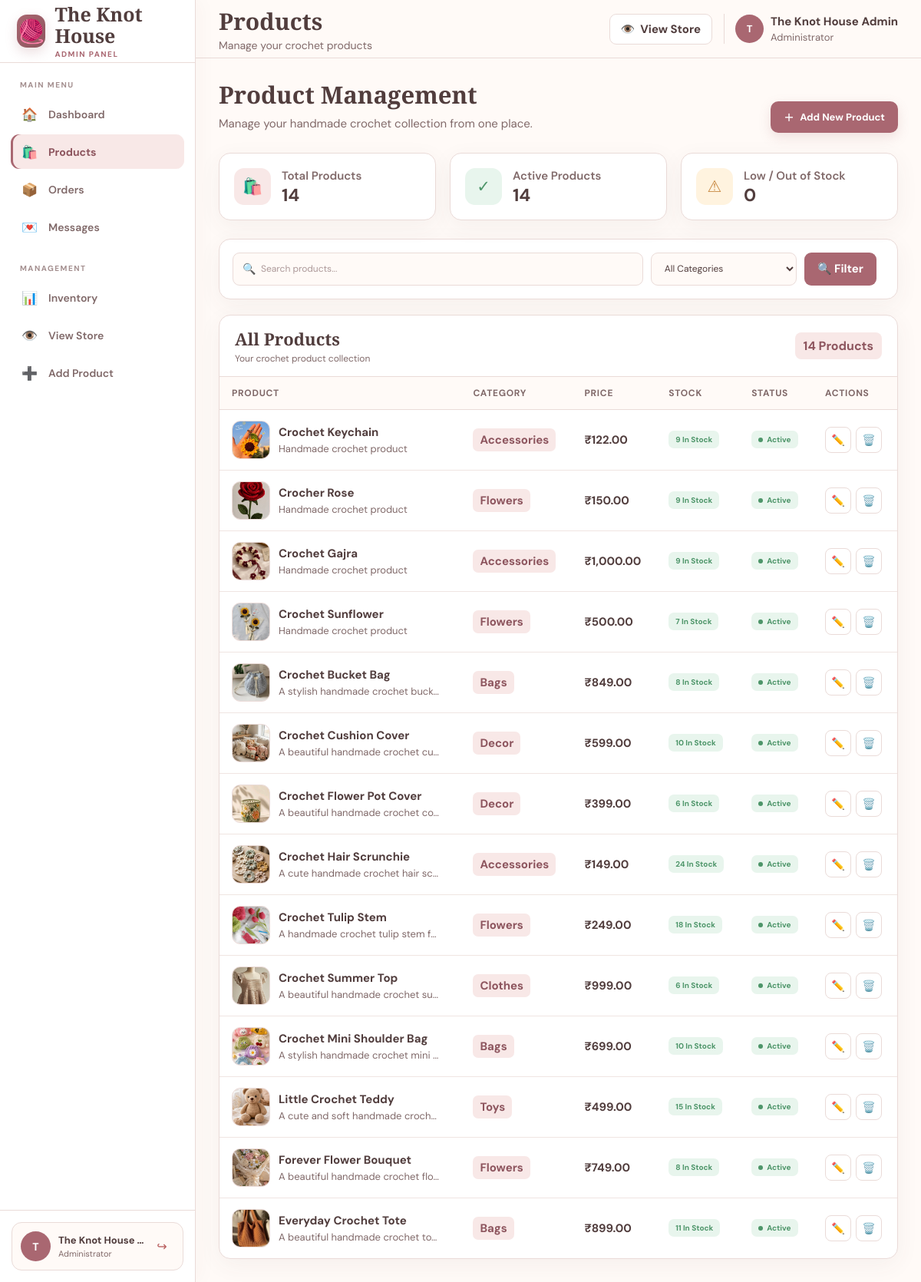
The app's page /admin/products.php (signed in) with its own data.
### tables this page shows
CREATE TABLE `products` (
  `id` int(11) NOT NULL,
  `product_name` varchar(150) NOT NULL,
  `category` varchar(100) NOT NULL,
  `price` decimal(10,2) NOT NULL,
  `description` text DEFAULT NULL,
  `image` varchar(255) DEFAULT NULL,
  `stock` int(11) NOT NULL DEFAULT 0,
  `status` varchar(20) NOT NULL DEFAULT 'Active',
  `created_at` timestamp NOT NULL DEFAULT current_timestamp()
);

### admin/products.php (the view, shortened to what the rows shown need)
<?php
$host = "localhost";
$username = "root";
$password = "";
$database = "knot_house";
$conn = new mysqli($host, $username, $password, $database);
$conn->set_charset("utf8mb4");
$tableExists = false;
$tableCheck = $conn->query("SHOW TABLES LIKE 'products'");
if ($tableCheck && $tableCheck->num_rows > 0) {
    $tableExists = true;
}
$products = [];
if ($tableExists) {
    $sql = "
        SELECT *
        FROM products
        WHERE 1=1
    ";
    $sql .= " ORDER BY id DESC";
    $stmt = $conn->prepare($sql);
    if ($stmt) {
        $stmt->execute();
        $result = $stmt->get_result();
        while ($row = $result->fetch_assoc()) {
            $products[] = $row;
        }
    }
}
?>
<!DOCTYPE html>
<html lang="en">
<head>
</head>
<body>
<main class="main">
    <header class="topbar">
        <div class="topbar-left">
            <div class="topbar-title">
                <h2>
                    Products
                </h2>
            </div>
        </div>
    </header>
    <section class="content">
        <div class="page-header">
            <div class="page-heading">
                <h1>
                    Product Management
                </h1>
            </div>
        </div>
        <div class="table-card">
            <?php if (!$tableExists): ?>
                <div class="empty-state">
                    <div class="empty-icon">
                        🗄️
                    </div>
                    <h3>
                        Products Table Not Available
                    </h3>
                    <p>
                        Create the products table in your database
                        to start managing products.
                    </p>
                </div>
            <?php else: ?>
                <div class="table-wrapper">
                    <table>
                        <thead>
                            <tr>
                                <th>
                                    Product
                                </th>
                                <th>
                                    Category
                                </th>
                                <th>
                                    Price
                                </th>
                                <th>
                                    Stock
                                </th>
                                <th>
                                    Status
                                </th>
                                <th>
                                    Actions
                                </th>
                            </tr>
                        </thead>
                        <tbody>
                        <?php foreach ($products as $product): ?>
                            <?php
                            $productId =
                                (int)($product["id"] ?? 0);
                            $productName =
                                $product["product_name"] ?? "Unnamed Product";
                            $productCategory =
                                $product["category"] ?? "Other";
                            $productPrice =
                                (float)($product["price"] ?? 0);
                            $productDescription =
                                trim($product["description"] ?? "");
                            $productImage =
                                trim($product["image"] ?? "");
                            $stock =
                                (int)($product["stock"] ?? 0);
                            $status =
                                $product["status"] ?? "Active";
                            if ($stock <= 0) {
                                $stockClass = "stock-out";
                                $stockText = "Out of Stock";
                            } elseif ($stock <= 5) {
                                $stockClass = "stock-low";
                                $stockText =
                                    $stock . " Left";
                            } else {
                                $stockClass = "stock-good";
                                $stockText =
                                    $stock . " In Stock";
                            }
                            if (strtolower($status) === "active") {
                                $statusClass = "status-active";
                            } else {
                                $statusClass = "status-inactive";
                            }
                            ?>
                            <tr>
                                <td>
                                    <div class="product-cell">
                                        <div class="product-image">
                                            <?php if ($productImage !== ""): ?>
                                                <img
                                                    src="<?php echo htmlspecialchars($productImage); ?>"
                                                    alt="<?php echo htmlspecialchars($productName); ?>"
                                                    onerror="this.style.display='none'; this.nextElementSibling.style.display='flex';"
                                                >
                                            <?php else: ?>
                                                <div class="image-placeholder">
                                                    🧶
                                                </div>
                                            <?php endif; ?>
                                        </div>
                                        <div class="product-info">
                                            <div class="product-name"
                                                 title="<?php echo htmlspecialchars($productName); ?>">
                                                <?php echo htmlspecialchars($productName); ?>
                                            </div>
                                            <div class="product-description"
                                                 title="<?php echo htmlspecialchars($productDescription); ?>">
                                                <?php
                                                if ($productDescription !== "") {
                                                    echo htmlspecialchars(
                                                        $productDescription
                                                    );
                                                } else {
                                                    echo "Handmade crochet product";
                                                }
                                                ?>
                                            </div>
                                        </div>
                                    </div>
                                </td>
                                <td>
                                    <span class="category-badge">
                                        <?php echo htmlspecialchars($productCategory); ?>
                                    </span>
                                </td>
                                <td>
                                    <span class="price">
                                        ₹<?php echo number_format($productPrice, 2); ?>
                                    </span>
                                </td>
                                <td>
                                    <span class="stock-badge <?php echo $stockClass; ?>">
                                        <?php echo htmlspecialchars($stockText); ?>
                                    </span>
                                </td>
                                <td>
                                    <span class="status-badge <?php echo $statusClass; ?>">
                                        <span class="status-dot"></span>
                                        <?php echo htmlspecialchars($status); ?>
                                    </span>
                                </td>
                                <td>
                                    <div class="actions">
                                        <a
                                            href="edit-product.php?id=<?php echo $productId; ?>"
                                            class="action-btn edit-btn"
                                            title="Edit Product"
                                            aria-label="Edit Product">
                                            ✏️
                                        </a>
                                        <a
                                            href="delete-product.php?id=<?php echo $productId; ?>"
                                            class="action-btn delete-btn"
                                            title="Delete Product"
                                            aria-label="Delete Product"
                                            onclick="return confirmDelete('<?php echo htmlspecialchars(addslashes($productName)); ?>');">
                                            🗑️
                                        </a>
                                    </div>
                                </td>
                            </tr>
                        <?php endforeach; ?>
                        </tbody>
                    </table>
                </div>
            <?php endif; ?>
        </div>
    </section>
</main>
</body>
</html>

### records on screen
products: image (picture), product_name "Crochet Keychain", description "Handmade crochet product", category "Accessories", price "122.00", stock "9 In Stock", status "Active"
products: image (picture), product_name "Crocher Rose", description "Handmade crochet product", category "Flowers", price "150.00", stock "9 In Stock", status "Active"
products: image (picture), product_name "Crochet Gajra", description "Handmade crochet product", category "Accessories", price "1,000.00", stock "9 In Stock", status "Active"
products: image (picture), product_name "Crochet Sunflower", description "Handmade crochet product", category "Flowers", price "500.00", stock "7 In Stock", status "Active"
products: image (picture), product_name "Crochet Bucket Bag", description "A stylish handmade crochet buck…", category "Bags", price "849.00", stock "8 In Stock", status "Active"
products: image (picture), product_name "Crochet Cushion Cover", description "A beautiful handmade crochet cu…", category "Decor", price "599.00", stock "10 In Stock", status "Active"
products: image (picture), product_name "Crochet Flower Pot Cover", description "A beautiful handmade crochet co…", category "Decor", price "399.00", stock "6 In Stock", status "Active"
products: image (picture), product_name "Crochet Hair Scrunchie", description "A cute handmade crochet hair sc…", category "Accessories", price "149.00", stock "24 In Stock", status "Active"
products: image (picture), product_name "Crochet Tulip Stem", description "A handmade crochet tulip stem f…", category "Flowers", price "249.00", stock "18 In Stock", status "Active"
products: image (picture), product_name "Crochet Summer Top", description "A beautiful handmade crochet su…", category "Clothes", price "999.00", stock "6 In Stock", status "Active"
products: image (picture), product_name "Crochet Mini Shoulder Bag", description "A stylish handmade crochet mini…", category "Bags", price "699.00", stock "10 In Stock", status "Active"
products: image (picture), product_name "Little Crochet Teddy", description "A cute and soft handmade croch…", category "Toys", price "499.00", stock "15 In Stock", status "Active"
products: image (picture), product_name "Forever Flower Bouquet", description "A beautiful handmade crochet flo…", category "Flowers", price "749.00", stock "8 In Stock", status "Active"
products: image (picture), product_name "Everyday Crochet Tote", description "A beautiful handmade crochet to…", category "Bags", price "899.00", stock "11 In Stock", status "Active"

### other values on screen
$adminInitial "T"
$adminName "The Knot House…"
$adminName "The Knot House Admin"
$totalProducts "14"
$activeProducts "14"
$lowStockProducts "0"
count($products) "14"
